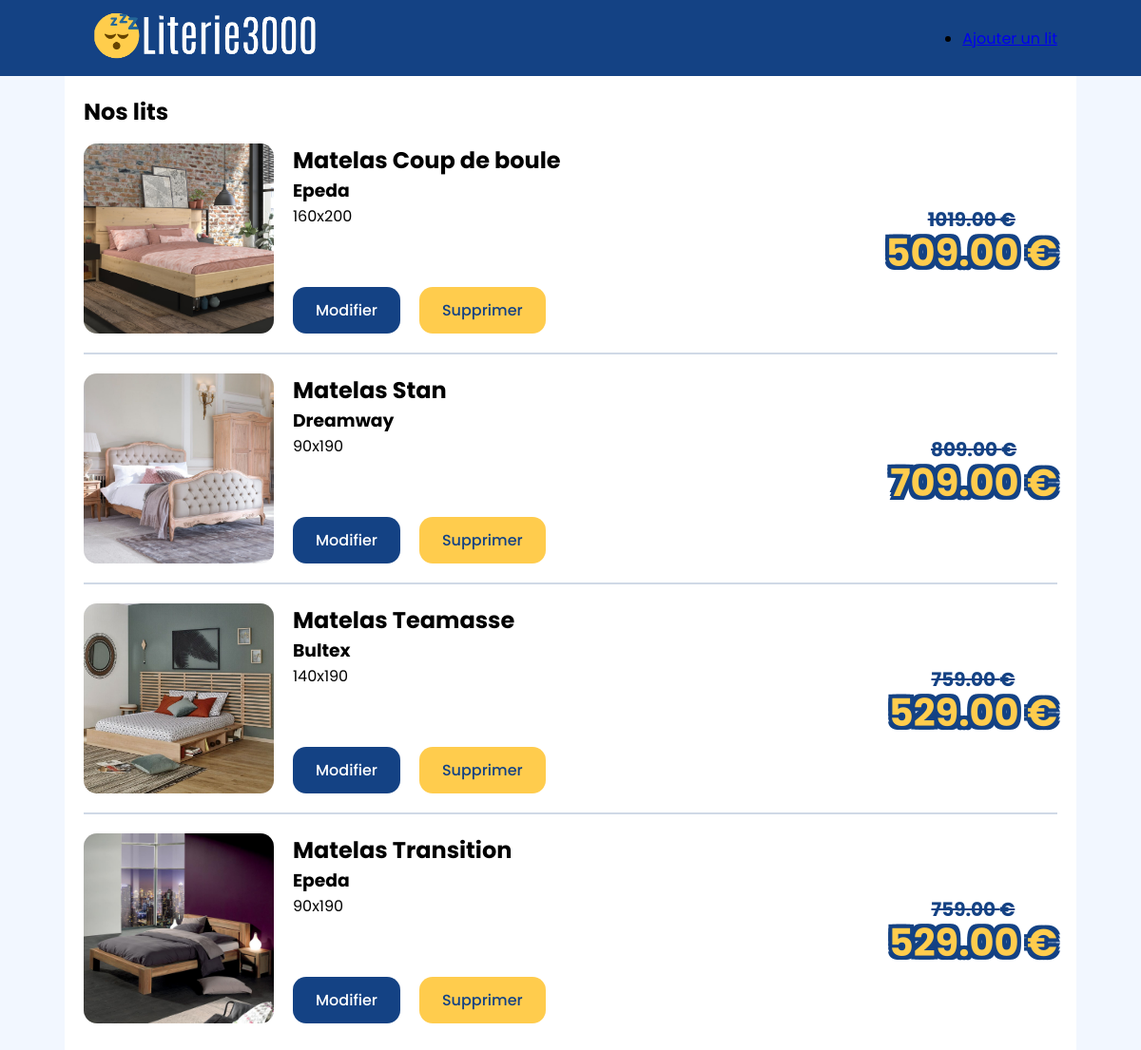
The page / on the database its author committed.
### tables this page shows
CREATE TABLE lits (
    id TINYINT PRIMARY KEY AUTO_INCREMENT,
    nom VARCHAR(50) NOT NULL,
    prix DECIMAL(6,2) NOT NULL,
    promo DECIMAL(6,2),
    image VARCHAR(200)
);

CREATE TABLE marques (
    id TINYINT PRIMARY KEY AUTO_INCREMENT,
    nom VARCHAR(30) NOT NULL
);

CREATE TABLE tailles (
    id TINYINT PRIMARY KEY AUTO_INCREMENT,
    valeur VARCHAR(30) NOT NULL
);

### index.php (the view, shortened to what this page needs)
<?php
$dsn = "mysql:host=localhost;dbname=literie3000";
$db = new PDO($dsn, "root", "root");
$query = $db->query("
SELECT lits.nom, marques.nom as marque, tailles.valeur as taille, lits.prix, lits.promo, lits.image  FROM lits
INNER JOIN lits_marques
ON lits.id = lits_marques.lit_id
INNER JOIN marques
ON lits_marques.marque_id = marques.id
INNER JOIN lits_tailles
ON lits.id = lits_tailles.lit_id
INNER JOIN tailles
ON lits_tailles.taille_id = tailles.id
ORDER BY lits.nom;
");
$lits = $query->fetchAll(PDO::FETCH_ASSOC);
include("header.php");
?>
<section id="home">
    <div class="container">
        <h1>Nos lits</h1>
        <ul class="lits-list">
        <?php
        foreach ($lits as $lit) {
        ?>
            <li>
                <div class="left">
                    <div class="image">
                        <img src="images/lits/<?= $lit["image"] ?>" alt="">
                    </div>
                    <div class="infos">
                        <div class="texts">
                            <h2><?= $lit["nom"] ?></h2>
                            <h3><?= $lit["marque"] ?></h3>
                            <p><?= $lit["taille"] ?></p>
                        </div>
                        <div class="actions">
                            <button class="btn btn-blue" href="#">Modifier</button>
                            <button class="btn btn-yellow" href="#">Supprimer</button>
                        </div>
                    </div>
                </div>
                <div class="right">
                    <div class="prix">
                        <p class="off"><?= $lit["prix"] ?> €</p>
                        <p class="promo"><?= $lit["promo"] ?> €</p>
                    </div>
                </div>
            </li>
        <?php
        }
        ?>
        </div>
</section>
<?php include("footer.php"); ?>

### header.php (shortened to what this page needs)
<!DOCTYPE html>
<html lang="fr">
<head>
    <link rel="stylesheet" href="css/main.css">
</head>
<body>
    <header>
        <div class="container">
            <div class="logo">
                <a href="/"><img src="images/logo fond transparent.png" alt=""></a>
            </div>
            <nav>
                <ul>
                    <li><a href="ajouter.php">Ajouter un lit</a></li>
                </ul>
            </nav>
        </div>
    </header>

### css/main.css (style rules this page uses)
body { margin: 0; font-family: "Poppins", sans-serif; background-color: #F2F7FF; }
h1, h2, h3, h4, h5, h6, p { margin: 0; }
.btn { padding: 12px 24px; list-style: none; text-decoration: none; font-weight: 500; border-radius: 14px; font-family: "Poppins", sans-serif; font-size: 16px; font-weight: 500; border: none; }
.btn-blue { color: #FFF; background-color: #144284; }
.btn-yellow { color: #144284; background-color: #FFCC4D; }
.container { max-width: 1024px; margin: auto; background-color: #FFF; padding: 20px; }
header { background-color: #144284; height: 80px; display: flex; align-items: center; }
header .container { display: flex; justify-content: space-between; align-items: center; width: 100%; background-color: unset; padding: 0; }
header .container .logo img { height: 60px; }
#home .container .lits-list { padding-left: 0; list-style: none; display: flex; flex-direction: column; gap: 20px; }
#home .container .lits-list li { display: flex; gap: 20px; justify-content: space-between; }
#home .container .lits-list li .left { display: flex; gap: 20px; }
#home .container .lits-list li .left .image { height: 200px; min-width: 200px; aspect-ratio: 1/1; border-radius: 14px; overflow: hidden; }
#home .container .lits-list li .left .image img { height: 100%; width: 100%; object-fit: cover; }
#home .container .lits-list li .left .infos { display: flex; flex-direction: column; justify-content: space-between; }
#home .container .lits-list li .left .infos .actions { display: flex; gap: 20px; }
#home .container .lits-list li .right { display: flex; align-items: center; }
#home .container .lits-list li .right .prix { text-align: center; }
#home .container .lits-list li .right .prix .off { text-decoration: line-through; color: #144284; font-weight: 700; font-size: 20px; }
#home .container .lits-list li .right .prix .promo { color: #FFCC4D; font-weight: 700; font-size: 40px; line-height: 40px; text-shadow: 4px 0 #144284, -4px 0 #144284, 0 4px #144284, 0 -4px #144284, 4px 4px #144284, -4px -4px #144284, 4px -4px #144284, -4px 4px #144284; }
#home .container .lits-list li:not(:last-child) { border-bottom: 2px solid rgba(20, 66, 132, 0.2); padding-bottom: 20px; }

### rows shown on the page
lits: image (picture), nom "Matelas Coup de boule", marques.nom "Epeda", tailles.valeur "160x200", prix "1019.00", promo "509.00"
lits: image (picture), nom "Matelas Stan", marques.nom "Dreamway", tailles.valeur "90x190", prix "809.00", promo "709.00"
lits: image (picture), nom "Matelas Teamasse", marques.nom "Bultex", tailles.valeur "140x190", prix "759.00", promo "529.00"
lits: image (picture), nom "Matelas Transition", marques.nom "Epeda", tailles.valeur "90x190", prix "759.00", promo "529.00"
